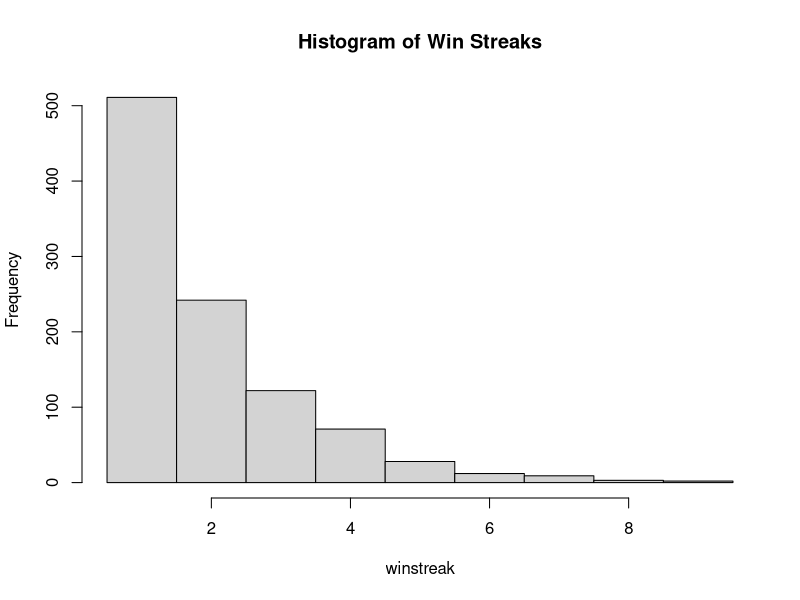
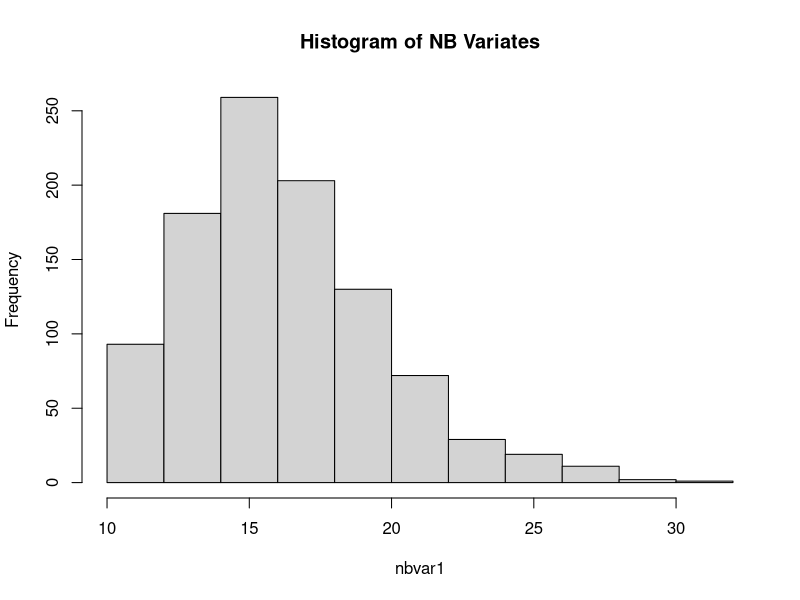
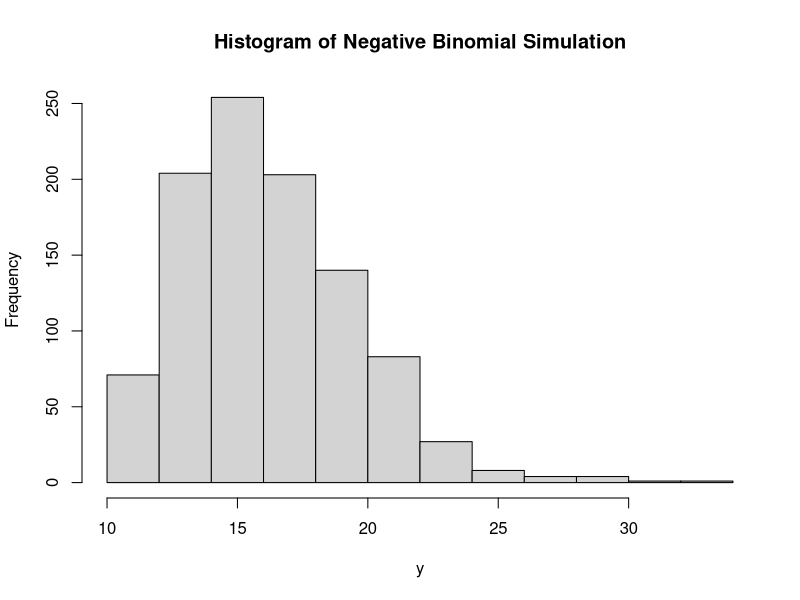
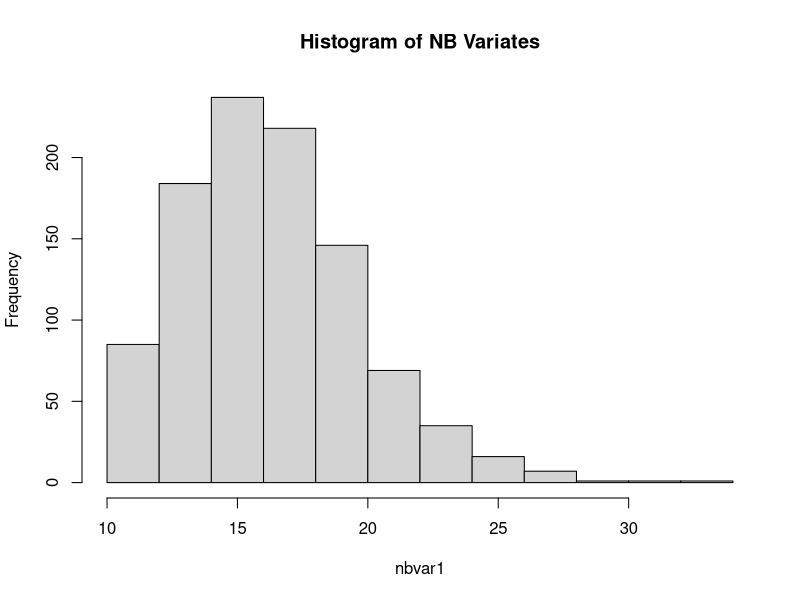

The R source for these figures, in order:
## ---- chunk 1
knitr::opts_chunk$set(echo = TRUE)
## ---- chunk 2
streak = 0
lose = 0
p = 20/38
while(lose==0){
  lose = (runif(1) < p) # generate Bernoulli with probability p
  streak = streak + 1 # tally streak
}
streak
## ---- chunk 3
# Initialize vector to store win streaks
winstreak <- numeric(1000)

# Loop to simulate 1000 experiments
for (i in 1:1000) {
  streak = 0
  lose = 0
  p = 20/38
  while (lose == 0) {
    lose = (runif(1) < p)
    streak = streak + 1
  }
  winstreak[i] <- streak
}

# Histogram of win streak length
hist(winstreak, br=seq(min(winstreak)-0.5, max(winstreak)+0.5), main="Histogram of Win Streaks")

# Average length of the win streak
mean(winstreak)

# Standard deviation of the winning streak lengths
sd(winstreak)

# Longest winning streak
max(winstreak)
## ---- chunk 4
# Initialize vector to store NB variates
nbvar1 <- numeric(1000)
r <- 10
p <- 0.6

# Loop to simulate 1000 NB variates
for (sims in 1:1000) {
  for (nbsims in 1:r) {
    tossnum = 0
    success = 0
    while (success == 0) {
      success = (runif(1) < p)
      tossnum = tossnum + 1
    }
    nbvar1[sims] = nbvar1[sims] + tossnum
  }
}

# Histogram, Mean, and Standard Deviation
hist(nbvar1, main="Histogram of NB Variates")
mean(nbvar1)
sd(nbvar1)
## ---- chunk 5
simnum = 1000
p = 0.6; r = 10  # for point of comparison with the negative binomial, we will use r here
y = numeric(simnum)
for(sims in 1:simnum){
	pmf=p^r; cdf=pmf; # pmf and cdf
	j=r;
	u=runif(1) # uniform random variate
	# find Binomial variate
	while(u >= cdf){
		pmf=(j * (1 - p)) / ((j + 1 - r)) * pmf # recursion relation
		cdf=cdf + pmf # compute cdf
		j=j+1
	}
	y[sims]=j
}
# Results
hist(y, main = "Histogram of Negative Binomial Simulation")
mean(y)
sd(y)
## ---- chunk 6
x = proc.time()
# Initialize vector to store NB variates
nbvar1 <- numeric(1000)
r <- 10
p <- 0.6

# Loop to simulate 1000 NB variates
for (sims in 1:1000) {
  for (nbsims in 1:r) {
    tossnum = 0
    success = 0
    while (success == 0) {
      success = (runif(1) < p)
      tossnum = tossnum + 1
    }
    nbvar1[sims] = nbvar1[sims] + tossnum
  }
}

# Histogram, Mean, and Standard Deviation
hist(nbvar1, main="Histogram of NB Variates")
mean(nbvar1)
sd(nbvar1)
timer = proc.time() - x
algtime = timer[3]  # algtime will store the algorithm run time in seconds
algtime
